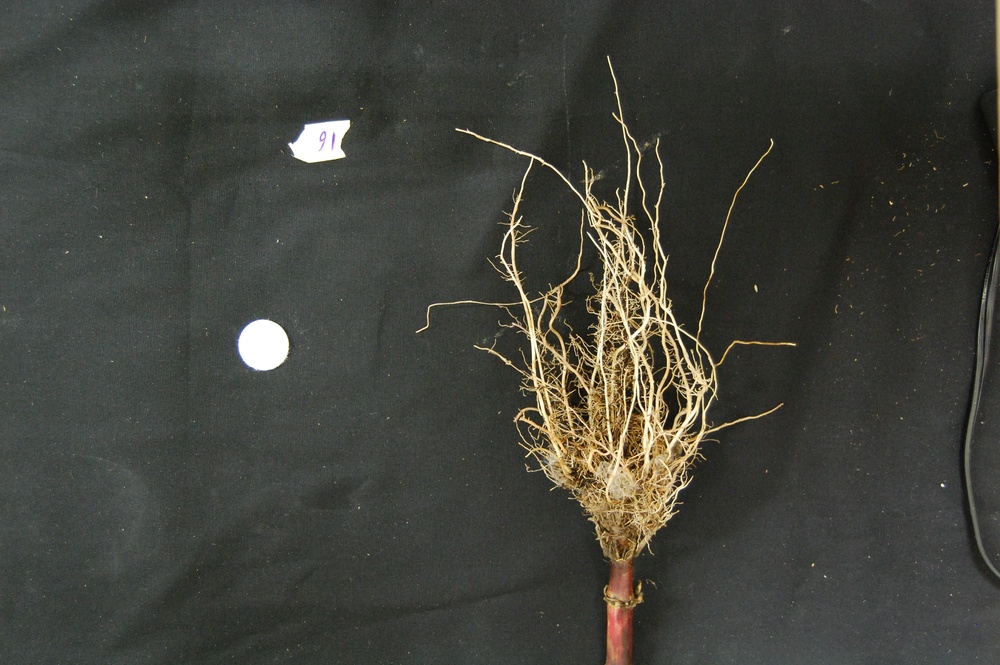
#> input picture code/07-thresholding/trial-016.jpg, 1000 x 665 px, shrunk from 3008 x 2000 before the run
$ jupyter execute --allow-errors 07-thresholding.ipynb   (shell and % lines are left out)
#> lines starting #> are read from the running program, lines starting #| are printed output that depends on the picture; after the words box and inside, x2 and y2 are one past the last pixel; in counts of white or black regions, pixels touching at a corner belong together; long printed decimals are rounded
# Thresholding

## Simple thresholding

[cell 1]
import numpy as np
import glob
import matplotlib.pyplot as plt
import skimage.io
import skimage.color
import skimage.filters

#> (a cell that did not finish here is left out)

#> (a cell that did not finish here is left out)

#> (a cell that did not finish here is left out)

[cell 5]
# create a mask based on the threshold
t = 0.8
#> t = 0.8
#> (the rest of this cell did not finish here and is left out)

#> (a cell that did not finish here is left out)

### More practice with simple thresholding

#> (a cell that did not finish here is left out)

[cell 8]
t = 0.5
#> t = 0.5
#> (the rest of this cell did not finish here and is left out)

#> (a cell that did not finish here is left out)

## Adaptive thresholding

#> (a cell that did not finish here is left out)

#> (a cell that did not finish here is left out)

#> (a cell that did not finish here is left out)

#> (a cell that did not finish here is left out)

## Application: measuring root mass

[cell 14]
all_files = glob.glob("trial-???.jpg")
#> all_files = ['trial-016.jpg']

fig, ax = plt.subplots(2,2)
for i,filename in enumerate(all_files):
    image = skimage.io.imread(filename)
#> image is the input picture: shape (665, 1000, 3); mean R, G, B 65.6, 66.2, 59.5
    ax.flatten()[i].imshow(image)
    #ax.flatten()[i].axis('off')
plt.show()

[cell 15]
def measure_root_mass(filename, sigma):

    # read the original image, converting to grayscale on the fly
#> called with filename = 'trial-016.jpg', sigma = 1.5
    image = skimage.io.imread(fname=filename, as_gray=True)
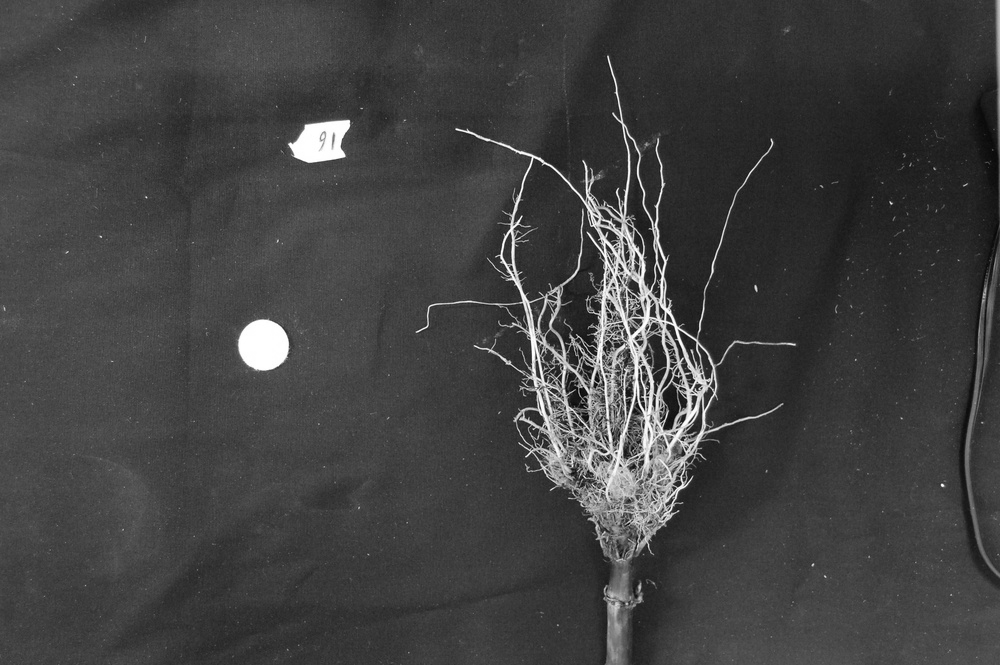
#> image: shape (665, 1000) float64; min 0.00917, max 1, mean 0.257

    # blur before thresholding
    blurred_image = skimage.filters.gaussian(image, sigma=sigma)

    # perform adaptive thresholding to produce a binary image
    t = skimage.filters.threshold_otsu(blurred_image)
#> t = 0.431
    binary_mask = blurred_image > t
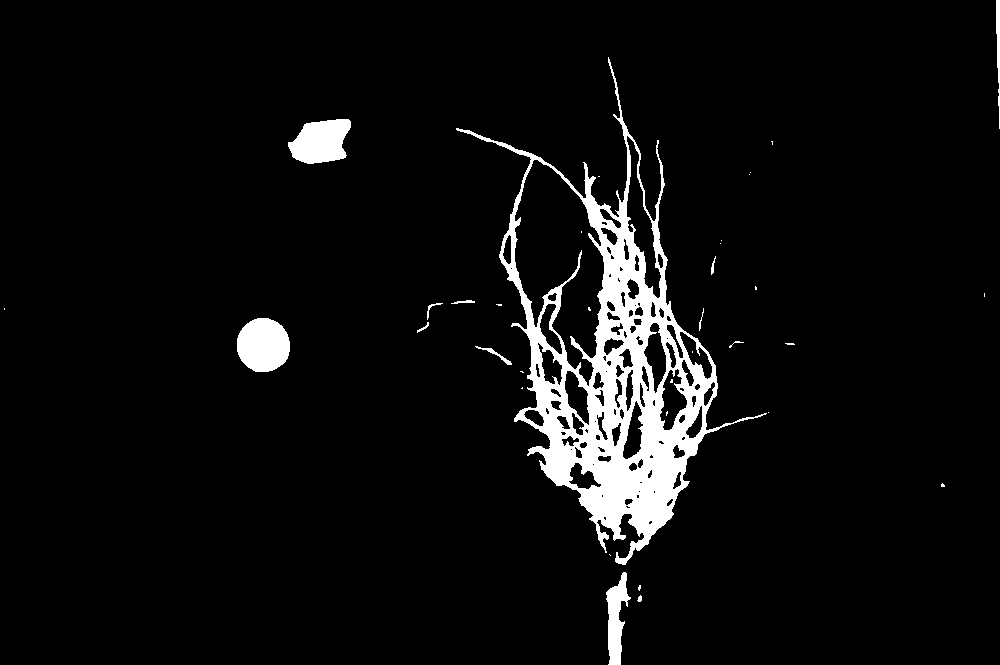
#> binary_mask: shape (665, 1000) bool; 5.6% white; 35 white regions (22 under 20 px), largest, box (x1, y1, x2, y2) and area: (456, 57, 767, 565) 30578, (237, 318, 290, 372) 2282, (288, 119, 351, 164) 2063

    # determine root mass ratio
    rootPixels = np.count_nonzero(binary_mask)
#> rootPixels = 36967
    w = binary_mask.shape[1]
#> w = 1000
    h = binary_mask.shape[0]
#> h = 665
    density = rootPixels / (w * h)
#> density = 0.0556

    return density

[cell 16]
measure_root_mass("trial-016.jpg", sigma=1.5)

[cell 17]
import glob
all_files = glob.glob("trial-???.jpg")
for filename in all_files:
    density = measure_root_mass(filename, sigma=1.5)
#> density = 0.0556
    # output in format suitable for .csv
    print(filename, density, sep=",")
#| trial-016.jpg,0.05559

## Ignoring more of the images -- implementation

[cell 18]
fig, ax = plt.subplots(2,2)
for i,filename in enumerate(all_files):
    image = skimage.io.imread(fname=filename, as_gray=True)
    blurred_image = skimage.filters.gaussian(image, sigma=1.5)
    t = skimage.filters.threshold_otsu(blurred_image)
#> t = 0.431
    binary_mask = blurred_image > t
    ax.flatten()[i].imshow(binary_mask, cmap='gray')
    #ax.flatten()[i].axis('off')
plt.show()

[cell 19]
def enhanced_root_mass(filename, sigma):

    # read the original image, converting to grayscale on the fly
#> called with filename = 'trial-016.jpg', sigma = 1.5
    image = skimage.io.imread(fname=filename, as_gray=True)

    # blur before thresholding
    blurred_image = skimage.filters.gaussian(image, sigma=sigma)

    # perform inverse binary thresholding to mask the white label and circle
    binary_mask = blurred_image > 0.95
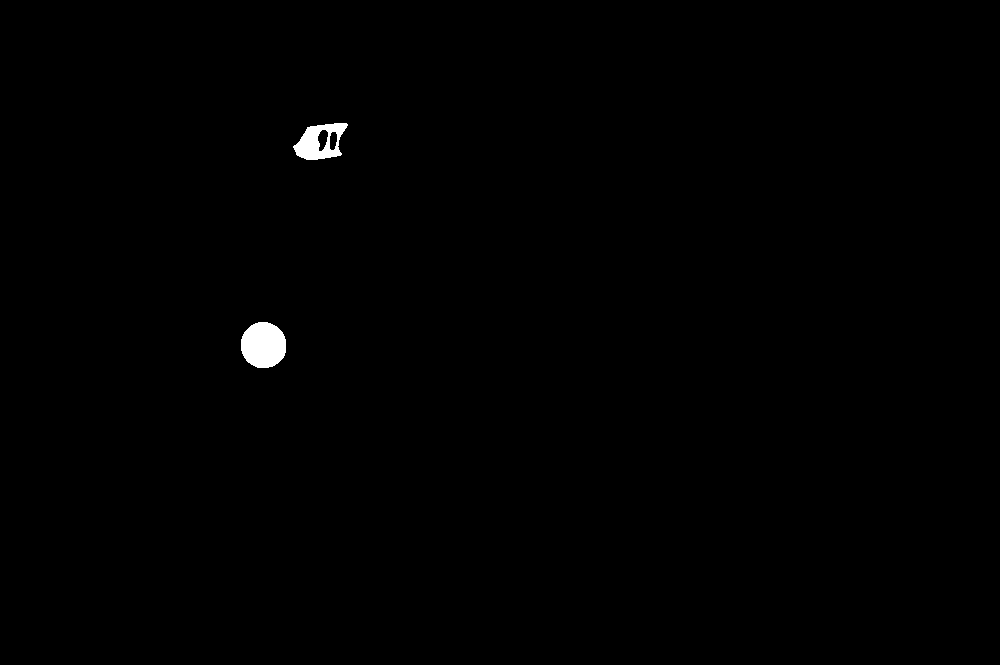
#> binary_mask: shape (665, 1000) bool; 0.43% white; 2 white regions, box (x1, y1, x2, y2) and area: (241, 322, 286, 368) 1664, (293, 123, 348, 160) 1165
    # use the mask to remove the circle and label from the blurred image
    blurred_image[binary_mask] = 0
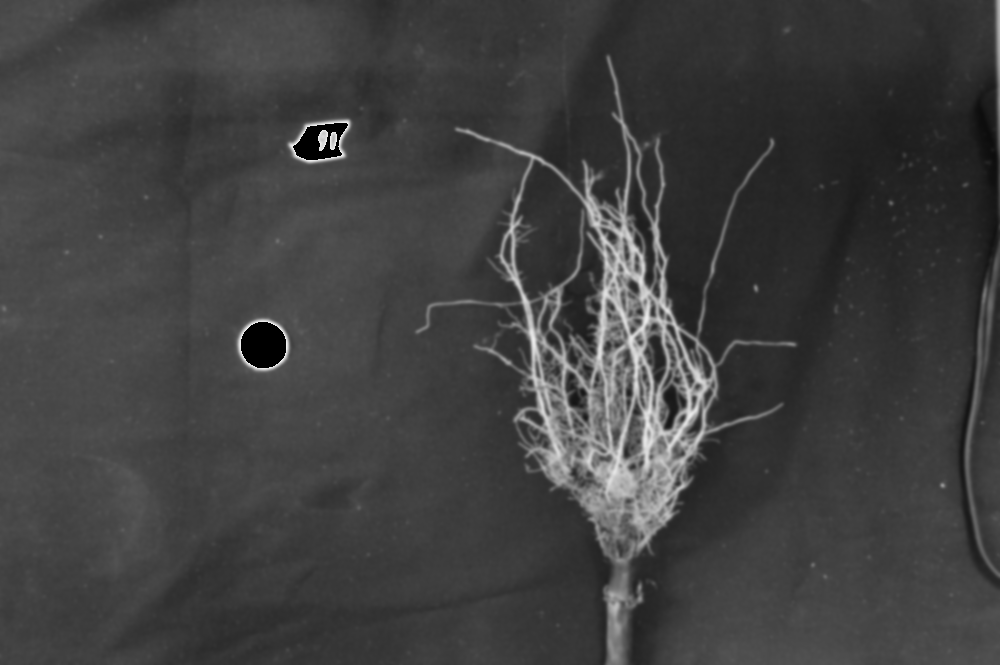
#> blurred_image: shape (665, 1000) float64; min 0, max 0.95, mean 0.253

    # perform adaptive thresholding to produce a binary image
    t = skimage.filters.threshold_otsu(blurred_image)
#> t = 0.406
    binary_mask = blurred_image > t
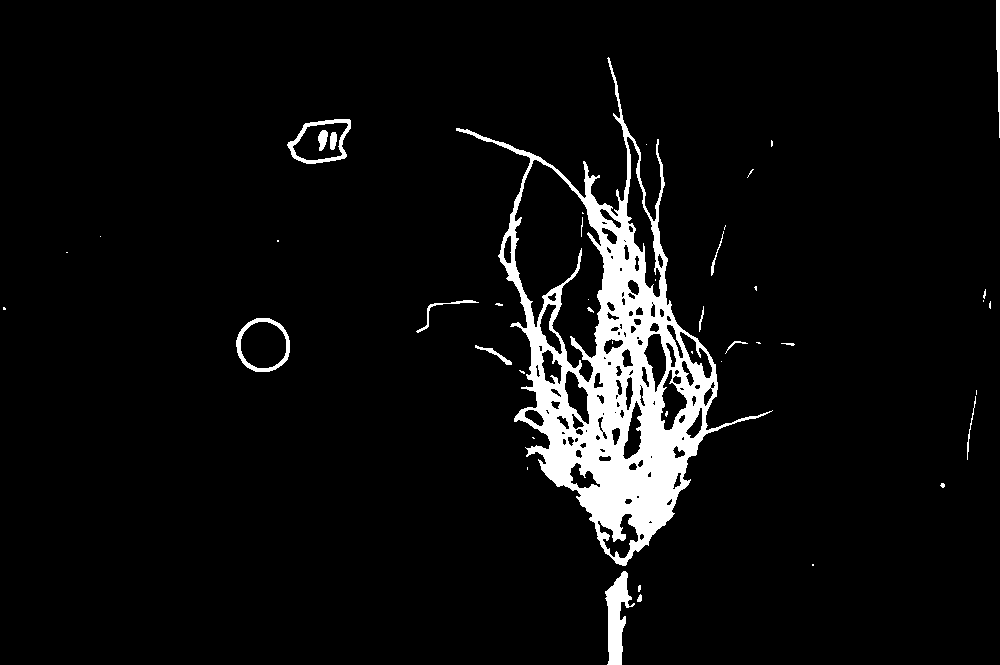
#> binary_mask: shape (665, 1000) bool; 5.6% white; 45 white regions (28 under 20 px), largest, box (x1, y1, x2, y2) and area: (456, 57, 773, 566) 32917, (605, 571, 635, 665) 1426, (287, 119, 351, 164) 689

    # determine root mass ratio
    rootPixels = np.count_nonzero(binary_mask)
#> rootPixels = 37210
    w = binary_mask.shape[1]
#> w = 1000
    h = binary_mask.shape[0]
#> h = 665
    density = rootPixels / (w * h)
#> density = 0.056

    return density

[cell 20]
all_files = glob.glob("trial-???.jpg")
for filename in all_files:
    density = enhanced_root_mass(filename, sigma=1.5)
#> density = 0.056
    # output in format suitable for .csv
    print(filename, density, sep=",")
#| trial-016.jpg,0.05595

## Thresholding a bacteria colony image

[cell 21]
image = skimage.io.imread("../../fig/colonies01.png")
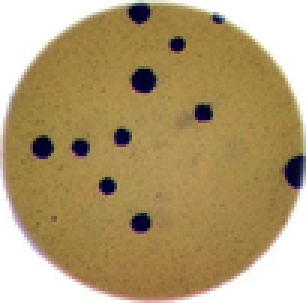
#> input picture episodes/fig/colonies01.png, 102 x 101 px, shrunk from 306 x 303 before the run, found by its file name (shown 3 times larger)
#> image is the input picture: shape (101, 102, 3); mean R, G, B 177.6, 155.8, 113.8
gray_image = skimage.color.rgb2gray(image)
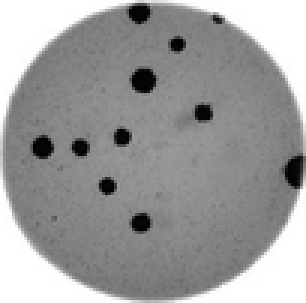
#> gray_image: shape (101, 102) float64 (shown 3 times larger); min 0.00594, max 1, mean 0.617
blurred_image = skimage.filters.gaussian(gray_image, sigma=1.0)
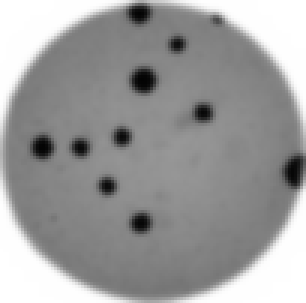
#> blurred_image: shape (101, 102) float64 (shown 3 times larger); min 0.0151, max 1, mean 0.617
histogram, bin_edges = np.histogram(blurred_image, bins=256, range=(0.0, 1.0))
#> histogram = 256 values, max 1575 at index 255, min 0 at index 0, mean 40.24; bin_edges = 257 values from 0 to 1

fig, ax = plt.subplots()
plt.plot(bin_edges[0:-1], histogram)
plt.title("Graylevel histogram")
plt.xlabel("gray value")
plt.ylabel("pixel count")
plt.xlim(0, 1.0)
plt.show()
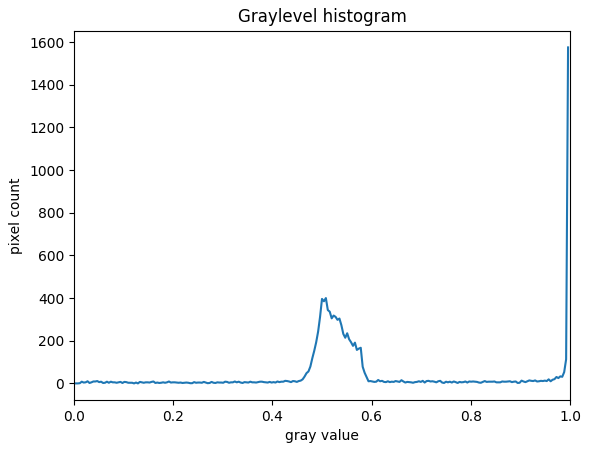
#> figure drawn by matplotlib, 1 panel; curve peaks at x = 0.996, y = 1575

[cell 22]
t = 0.2
binary_mask = blurred_image < t
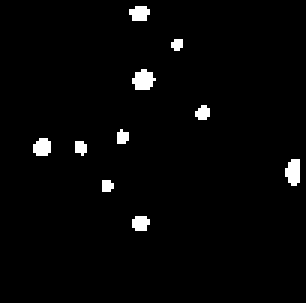
#> binary_mask: shape (101, 102) bool (shown 3 times larger); 2.3% white; 10 white regions (5 under 20 px), largest, box (x1, y1, x2, y2) and area: (44, 23, 52, 30) 40, (95, 53, 100, 62) 36, (11, 46, 17, 52) 30, (43, 2, 50, 7) 28, (44, 72, 50, 77) 25

fig, ax = plt.subplots()
plt.imshow(binary_mask, cmap='gray')
plt.show()
